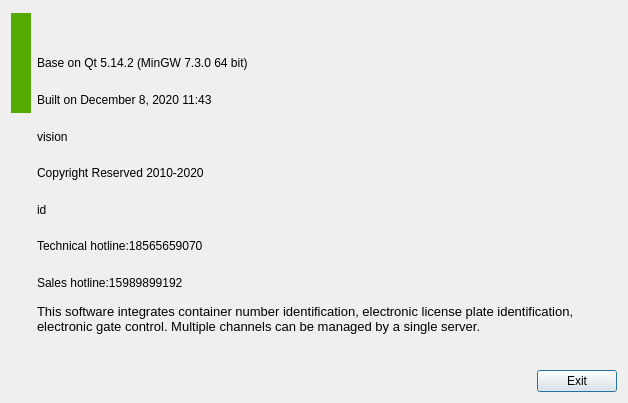
<?xml version="1.0" encoding="UTF-8"?>
<ui version="4.0">
 <class>AboutDialog</class>
 <widget class="QDialog" name="AboutDialog">
  <property name="geometry">
   <rect>
    <x>0</x>
    <y>0</y>
    <width>628</width>
    <height>403</height>
   </rect>
  </property>
  <property name="windowTitle">
   <string>About</string>
  </property>
  <property name="windowIcon">
   <iconset resource="../ico.qrc">
    <normaloff>:/UI_ICO/ICO/ICO.ico</normaloff>:/UI_ICO/ICO/ICO.ico</iconset>
  </property>
  <layout class="QGridLayout" name="gridLayout">
   <item row="0" column="0" rowspan="3">
    <widget class="QLabel" name="label">
     <property name="maximumSize">
      <size>
       <width>100</width>
       <height>100</height>
      </size>
     </property>
     <property name="autoFillBackground">
      <bool>false</bool>
     </property>
     <property name="styleSheet">
      <string notr="true">background-color: rgb(85, 170, 0);</string>
     </property>
     <property name="frameShape">
      <enum>QFrame::NoFrame</enum>
     </property>
     <property name="text">
      <string/>
     </property>
     <property name="pixmap">
      <pixmap resource="../ico.qrc">:/UI_ICO/ICO/ICO.ico</pixmap>
     </property>
     <property name="scaledContents">
      <bool>true</bool>
     </property>
    </widget>
   </item>
   <item row="0" column="1">
    <widget class="QLabel" name="appLabel">
     <property name="font">
      <font>
       <pointsize>12</pointsize>
       <weight>75</weight>
       <bold>true</bold>
      </font>
     </property>
     <property name="text">
      <string/>
     </property>
    </widget>
   </item>
   <item row="1" column="1">
    <widget class="QLabel" name="label_11">
     <property name="text">
      <string>Base on Qt 5.14.2 (MinGW 7.3.0 64 bit)</string>
     </property>
    </widget>
   </item>
   <item row="2" column="1">
    <widget class="QLabel" name="label_2">
     <property name="text">
      <string>Built on December 8, 2020 11:43</string>
     </property>
    </widget>
   </item>
   <item row="3" column="0" rowspan="7">
    <spacer name="verticalSpacer">
     <property name="orientation">
      <enum>Qt::Vertical</enum>
     </property>
     <property name="sizeHint" stdset="0">
      <size>
       <width>20</width>
       <height>271</height>
      </size>
     </property>
    </spacer>
   </item>
   <item row="6" column="1">
    <widget class="QLabel" name="label_4">
     <property name="text">
      <string>Technical hotline:18565659070</string>
     </property>
    </widget>
   </item>
   <item row="7" column="1">
    <widget class="QLabel" name="label_7">
     <property name="text">
      <string>Sales hotline:15989899192</string>
     </property>
    </widget>
   </item>
   <item row="8" column="1" colspan="2">
    <widget class="QLabel" name="label_6">
     <property name="font">
      <font>
       <pointsize>10</pointsize>
      </font>
     </property>
     <property name="text">
      <string>This software integrates container number identification, electronic license plate identification, electronic gate control. Multiple channels can be managed by a single server.

</string>
     </property>
     <property name="alignment">
      <set>Qt::AlignLeading|Qt::AlignLeft|Qt::AlignTop</set>
     </property>
     <property name="wordWrap">
      <bool>true</bool>
     </property>
    </widget>
   </item>
   <item row="9" column="1">
    <spacer name="horizontalSpacer">
     <property name="orientation">
      <enum>Qt::Horizontal</enum>
     </property>
     <property name="sizeHint" stdset="0">
      <size>
       <width>396</width>
       <height>20</height>
      </size>
     </property>
    </spacer>
   </item>
   <item row="9" column="2">
    <widget class="QPushButton" name="pushButton">
     <property name="text">
      <string>Exit</string>
     </property>
    </widget>
   </item>
   <item row="3" column="1" colspan="2">
    <layout class="QHBoxLayout" name="horizontalLayout" stretch="0,1">
     <item>
      <widget class="QLabel" name="label_3">
       <property name="text">
        <string>vision</string>
       </property>
      </widget>
     </item>
     <item>
      <widget class="QLabel" name="verLabel">
       <property name="text">
        <string/>
       </property>
      </widget>
     </item>
    </layout>
   </item>
   <item row="4" column="1" colspan="2">
    <layout class="QHBoxLayout" name="horizontalLayout_2" stretch="0,1">
     <item>
      <widget class="QLabel" name="label_5">
       <property name="text">
        <string>Copyright Reserved 2010-2020 </string>
       </property>
      </widget>
     </item>
     <item>
      <widget class="QLabel" name="copyrightLabel">
       <property name="text">
        <string/>
       </property>
      </widget>
     </item>
    </layout>
   </item>
   <item row="5" column="1" colspan="2">
    <layout class="QHBoxLayout" name="horizontalLayout_3" stretch="0,1">
     <item>
      <widget class="QLabel" name="label_8">
       <property name="text">
        <string>id</string>
       </property>
      </widget>
     </item>
     <item>
      <widget class="QLabel" name="ID_label">
       <property name="text">
        <string/>
       </property>
      </widget>
     </item>
    </layout>
   </item>
  </layout>
 </widget>
 <resources>
  <include location="../ico.qrc"/>
 </resources>
 <connections>
  <connection>
   <sender>pushButton</sender>
   <signal>clicked()</signal>
   <receiver>AboutDialog</receiver>
   <slot>accept()</slot>
   <hints>
    <hint type="sourcelabel">
     <x>569</x>
     <y>347</y>
    </hint>
    <hint type="destinationlabel">
     <x>34</x>
     <y>327</y>
    </hint>
   </hints>
  </connection>
 </connections>
</ui>
